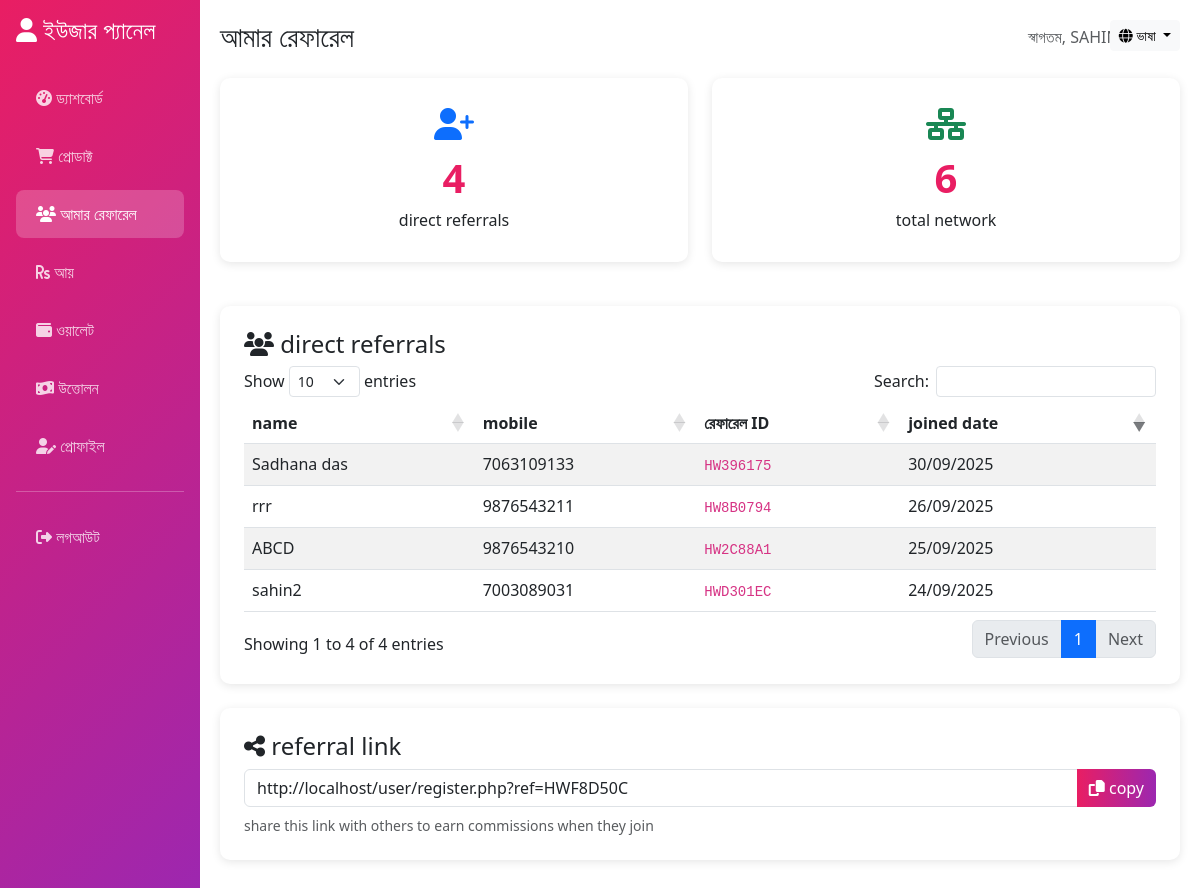
The app's page /user/referrals.php (signed in) with its own data.
### tables this page shows
CREATE TABLE `users` (
  `id` int(11) NOT NULL,
  `name` varchar(100) NOT NULL,
  `age` int(11) NOT NULL,
  `mobile` varchar(15) NOT NULL,
  `password` varchar(255) NOT NULL,
  `address` text NOT NULL,
  `education` varchar(100) DEFAULT NULL,
  `referral_id` varchar(20) DEFAULT NULL,
  `payment_status` enum('pending','verified','rejected') DEFAULT 'pending',
  `created_at` timestamp NOT NULL DEFAULT current_timestamp(),
  `updated_at` timestamp NOT NULL DEFAULT current_timestamp() ON UPDATE current_timestamp(),
  `coins` decimal(10,2) DEFAULT 0.00
);

CREATE TABLE `referrals` (
  `id` int(11) NOT NULL,
  `referrer_id` int(11) NOT NULL,
  `referee_id` int(11) NOT NULL,
  `created_at` timestamp NOT NULL DEFAULT current_timestamp()
);

### includes/language.php (called while the page is built, shortened)
<?php
function getCurrentLanguage() {
    return $_SESSION['language'] ?? DEFAULT_LANGUAGE;
}
function loadLanguage($lang = null) {
    if ($lang === null) {
        $lang = getCurrentLanguage();
    }
    $langFile = LANG_PATH . $lang . '.php';
    if (file_exists($langFile)) {
        return include $langFile;
    }
    return [];
}
function __($key, $lang = null) {
    static $translations = null;
    if ($translations === null) {
        $translations = loadLanguage($lang);
    }
    return $translations[$key] ?? $key;
}
function getLanguageSwitcher() {
    $currentLang = getCurrentLanguage();
    $currentUrl = $_SERVER['REQUEST_URI'];
    $urlParts = parse_url($currentUrl);
    $links = [];
    foreach (AVAILABLE_LANGUAGES as $code => $name) {
        $query = isset($urlParts['query']) ? $urlParts['query'] : '';
        parse_str($query, $params);
        $params['lang'] = $code;
        $newQuery = http_build_query($params);
        $links[$code] = [
            'name' => $name,
            'url' => $urlParts['path'] . ($newQuery ? '?' . $newQuery : ''),
            'active' => ($code === $currentLang)
        ];
    }
    return $links;
}
?>

### user/referrals.php (the view, shortened to what this page needs)
<?php
include '../includes/language.php';
$currentLang = getCurrentLanguage();
$user_id = $_SESSION['user_id'];
$conn = getDBConnection();
$stmt = $conn->prepare("SELECT referral_id FROM users WHERE id = ?");
$stmt->bind_param("i", $user_id);
$stmt->execute();
$user_referral_id = $stmt->get_result()->fetch_assoc()['referral_id'];
$conn = getDBConnection();
$stmt = $conn->prepare("SELECT COUNT(*) as direct_referrals FROM referrals WHERE referrer_id = ?");
$stmt->bind_param("i", $user_id);
$stmt->execute();
$direct_referrals = $stmt->get_result()->fetch_assoc()['direct_referrals'];
function getNetworkSize($conn, $user_id, $level = 0, $max_level = 5) {
    $stmt = $conn->prepare("SELECT referee_id FROM referrals WHERE referrer_id = ?");
    $stmt->bind_param("i", $user_id);
    $stmt->execute();
    $result = $stmt->get_result();
    $count = $result->num_rows;
    while ($row = $result->fetch_assoc()) {
        $count += getNetworkSize($conn, $row['referee_id'], $level + 1, $max_level);
    }
    return $count;
}
$total_network = getNetworkSize($conn, $user_id);
$stmt = $conn->prepare("
    SELECT u.name, u.mobile, u.referral_id, r.created_at
    FROM referrals r
    JOIN users u ON r.referee_id = u.id
    WHERE r.referrer_id = ?
    ORDER BY r.created_at DESC
");
$stmt->bind_param("i", $user_id);
$stmt->execute();
$referrals_result = $stmt->get_result();
$referrals = [];
while ($row = $referrals_result->fetch_assoc()) {
    $referrals[] = $row;
}
?>
<!DOCTYPE html>
<html lang="<?php echo $currentLang; ?>">
<head>
    <link href="https://cdn.jsdelivr.net/npm/bootstrap@5.3.0/dist/css/bootstrap.min.css" rel="stylesheet">
    <link rel="stylesheet" href="https://cdnjs.cloudflare.com/ajax/libs/font-awesome/6.4.0/css/all.min.css">
    <link rel="stylesheet" href="https://cdn.datatables.net/1.13.4/css/dataTables.bootstrap5.min.css">
    <link rel="stylesheet" href="https://cdn.datatables.net/responsive/2.4.1/css/responsive.bootstrap5.min.css">
</head>
<body>
    <div class="language-switcher">
        <div class="dropdown">
            <button class="btn btn-light btn-sm dropdown-toggle" type="button" id="languageDropdown" data-bs-toggle="dropdown">
                <i class="fas fa-globe"></i> <?php echo __('language'); ?>
            </button>
        </div>
    </div>
    <div class="container-fluid">
        <div class="row">
            <div class="col-md-3 col-lg-2 px-0 sidebar" id="sidebar">
                <div class="p-3">
                    <h4 class="mb-4">
                        <i class="fas fa-user"></i> <?php echo __('user_panel'); ?>
                    </h4>
                    <nav class="nav flex-column">
                        <a class="nav-link" href="dashboard.php">
                            <i class="fas fa-tachometer-alt"></i> <?php echo __('dashboard'); ?>
                        </a>
                        <a class="nav-link" href="products.php">
                            <i class="fas fa-shopping-cart"></i> <?php echo __('products'); ?>
                        </a>
                        <a class="nav-link active" href="referrals.php">
                            <i class="fas fa-users"></i> <?php echo __('my referrals'); ?>
                        </a>
                        <a class="nav-link" href="earnings.php">
                            <i class="fas fa-rupee-sign"></i> <?php echo __('earnings'); ?>
                        </a>
                        <a class="nav-link" href="wallet.php">
                            <i class="fas fa-wallet"></i> <?php echo __('wallet'); ?>
                        </a>
                        <a class="nav-link" href="withdrawals.php">
                            <i class="fas fa-money-bill-wave"></i> <?php echo __('withdrawals'); ?>
                        </a>
                        <a class="nav-link" href="profile.php">
                            <i class="fas fa-user-edit"></i> <?php echo __('profile'); ?>
                        </a>
                        <hr class="my-3">
                        <a class="nav-link" href="logout.php">
                            <i class="fas fa-sign-out-alt"></i> <?php echo __('logout'); ?>
                        </a>
                    </nav>
                </div>
            </div>
            <div class="col-md-9 col-lg-10 main-content">
                <div class="d-flex justify-content-between align-items-center mb-4">
                    <h1 class="h3 mb-0"><?php echo __('my referrals'); ?></h1>
                    <div>
                        <span class="text-muted"><?php echo __('welcome'); ?>, <?php echo htmlspecialchars($_SESSION['user_name']); ?></span>
                    </div>
                </div>
                <div class="row mb-4">
                    <div class="col-md-6">
                        <div class="dashboard-card stat-card">
                            <i class="fas fa-user-plus fa-2x text-primary mb-2"></i>
                            <div class="stat-number"><?php echo $direct_referrals; ?></div>
                            <div><?php echo __('direct referrals'); ?></div>
                        </div>
                    </div>
                    <div class="col-md-6">
                        <div class="dashboard-card stat-card">
                            <i class="fas fa-network-wired fa-2x text-success mb-2"></i>
                            <div class="stat-number"><?php echo $total_network; ?></div>
                            <div><?php echo __('total network'); ?></div>
                        </div>
                    </div>
                </div>
                <div class="dashboard-card p-4">
                    <h4><i class="fas fa-users"></i> <?php echo __('direct referrals'); ?></h4>
                    <?php if (empty($referrals)): ?>
                        <div class="text-center py-4">
                            <i class="fas fa-users fa-3x text-muted mb-3"></i>
                            <h5 class="text-muted"><?php echo __('no referrals yet'); ?></h5>
                            <p class="text-muted"><?php echo __('share your referral link to start building your network'); ?></p>
                        </div>
                    <?php else: ?>
                        <div class="table-responsive">
                            <table id="referralsTable" class="table table-striped">
                                <thead>
                                    <tr>
                                        <th><?php echo __('name'); ?></th>
                                        <th><?php echo __('mobile'); ?></th>
                                        <th><?php echo __('referral id'); ?></th>
                                        <th><?php echo __('joined date'); ?></th>
                                    </tr>
                                </thead>
                                <tbody>
                                    <?php foreach ($referrals as $referral): ?>
                                        <tr>
                                            <td><?php echo htmlspecialchars($referral['name']); ?></td>
                                            <td><?php echo htmlspecialchars($referral['mobile']); ?></td>
                                            <td><code><?php echo htmlspecialchars($referral['referral_id']); ?></code></td>
                                            <td><?php echo date('d/m/Y', strtotime($referral['created_at'])); ?></td>
                                        </tr>
                                    <?php endforeach; ?>
                                </tbody>
                            </table>
                        </div>
                    <?php endif; ?>
                </div>
                <div class="dashboard-card p-4 mt-4">
                    <h4><i class="fas fa-share-alt"></i> <?php echo __('referral link'); ?></h4>
                    <div class="input-group">
                        <input type="text" class="form-control" id="referralLink" readonly
                               value="<?php echo 'http://' . $_SERVER['HTTP_HOST']; ?>/user/register.php?ref=<?php echo urlencode($user_referral_id); ?>">
                        <button class="btn btn-primary" onclick="copyReferralLink()">
                            <i class="fas fa-copy"></i> <?php echo __('copy'); ?>
                        </button>
                    </div>
                    <small class="text-muted mt-2 d-block">
                        <?php echo __('share this link with others to earn commissions when they join'); ?>
                    </small>
                </div>
            </div>
        </div>
    </div>
</body>
</html>

### user/referrals.php (style rules this page uses)
:root { --primary-color: #e91e63; --secondary-color: #9c27b0; }
.dashboard-card { background: white; border-radius: 10px; box-shadow: 0 2px 10px rgba(0,0,0,0.1); margin-bottom: 20px; transition: transform 0.3s; }
.stat-card { text-align: center; padding: 30px 20px; }
.stat-number { font-size: 2.5rem; font-weight: bold; color: var(--primary-color); }
.btn-primary { background: linear-gradient(to right, var(--primary-color), var(--secondary-color)); border: none; }
.sidebar { background: linear-gradient(135deg, var(--primary-color), var(--secondary-color)); min-height: 100vh; color: white; }
.sidebar .nav-link { color: rgba(255,255,255,0.8); padding: 12px 20px; margin: 5px 0; border-radius: 8px; transition: all 0.3s; }
.sidebar .nav-link.active { background: rgba(255,255,255,0.2); color: white; }
.main-content { padding: 20px; }
.language-switcher { position: absolute; top: 20px; right: 20px; z-index: 1002; }

### records on screen
users: name "Sadhana das", mobile "7063109133", referral "HW396175", referrals.created_at "30/09/2025"
users: name "rrr", mobile "9876543211", referral "HW8B0794", referrals.created_at "26/09/2025"
users: name "ABCD", mobile "9876543210", referral "HW2C88A1", referrals.created_at "25/09/2025"
users: name "sahin2", mobile "7003089031", referral "HWD301EC", referrals.created_at "24/09/2025"
users: referral "http://localhost/user/register.php?ref=HWF8D50C"

### other values on screen
__('language') "ভাষা"
__('user_panel') "ইউজার প্যানেল"
__('dashboard') "ড্যাশবোর্ড"
__('products') "প্রোডাক্ট"
__('my referrals') "আমার রেফারেল"
__('earnings') "আয়"
__('wallet') "ওয়ালেট"
__('withdrawals') "উত্তোলন"
__('profile') "প্রোফাইল"
__('logout') "লগআউট"
__('welcome') "স্বাগতম"
$_SESSION['user_name'] "SAHIN…"
$direct_referrals "4"
__('direct referrals') "direct referrals"
$total_network "6"
